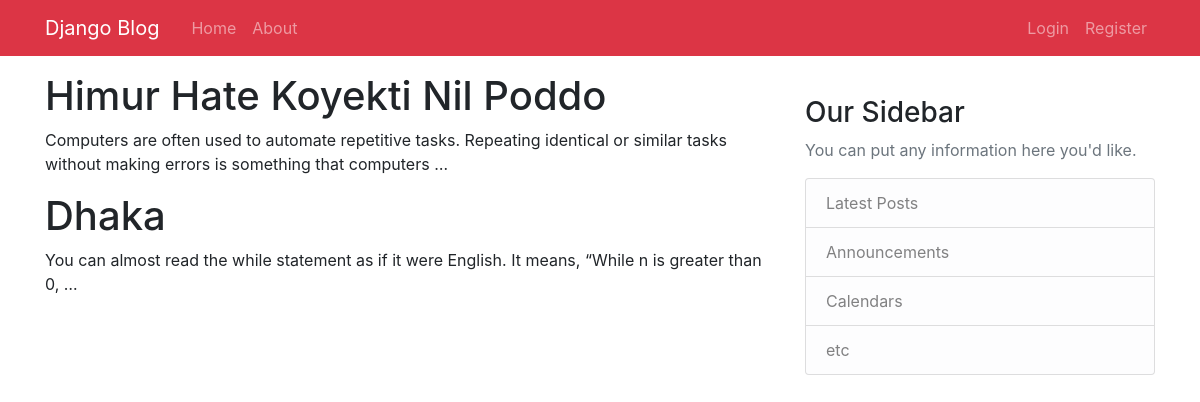
The page / on the database its author committed.
### blog/models.py (models this page shows, shortened)
class Post(models.Model):
    title = models.CharField(max_length=100)
    content = models.TextField()
    date_posted = models.DateTimeField(auto_now_add=True)
    author = models.ForeignKey(User, on_delete=models.CASCADE)

### blog/views.py (the view)
# urls.py: path('', views.home, name='home'),
def home(request):
    posts = Post.objects.all()
    context = {
        'posts': posts,
    }
    return render(request, 'blog/home.html', context)

### blog/templates/blog/home.html (shortened to what this page needs)
{% extends 'base.html' %} {% block content %}
{% for post in posts %}
<h1>{{post.title}}</h1>
<p>{{ post.content|truncatewords:20 }}</p>
{% endfor %} {% endblock %}

### blog/templates/base.html (shortened to what this page needs)
<!DOCTYPE html>
<html lang="en">
<head>
  <link rel="stylesheet" href="https://stackpath.bootstrapcdn.com/bootstrap/4.3.1/css/bootstrap.min.css"
 />
</head>
<body>
  <header class="site-header">
    <nav class="navbar navbar-expand-md navbar-dark bg-danger fixed-top">
      <div class="container">
        <a class="navbar-brand mr-4" href="{% url 'home' %}">Django Blog</a>
        <div class="collapse navbar-collapse" id="navbarToggle">
          <div class="navbar-nav mr-auto">
            <a class="nav-item nav-link" href="{% url 'home' %}">Home</a>
            <a class="nav-item nav-link" href="{% url 'about' %}">About</a>
          </div>
          <div class="navbar-nav">
            {% if user.is_authenticated %}
            <a class="nav-item nav-link" href="{% url 'logout' %}">Logout</a>
            <a class="nav-item nav-link" href="{% url 'profile' %}">Profile</a>
            {% else %}
            <a class="nav-item nav-link" href="{% url 'login' %}">Login</a>
            <a class="nav-item nav-link" href="{% url 'register' %}">Register</a>
            {% endif %}
          </div>
        </div>
      </div>
    </nav>
  </header>
  <main role="main" class="container mt-5">
    <div class="row">
      <div class="col-md-8">
        {% block content %}{% endblock %}
      </div>
      <div class="col-md-4">
        <div class="content-section">
          <h3 class="mt-5">Our Sidebar</h3>
          <p class='text-muted'>You can put any information here you'd like.
            <ul class="list-group">
              <li class="list-group-item list-group-item-light">Latest Posts</li>
              <li class="list-group-item list-group-item-light">Announcements</li>
              <li class="list-group-item list-group-item-light">Calendars</li>
              <li class="list-group-item list-group-item-light">etc</li>
            </ul>
          </p>
        </div>
      </div>
    </div>
  </main>
</body>
</html>

### rows shown on the page
Post: title "Himur Hate Koyekti Nil Poddo", content "Computers are often used to automate repetitive tasks. Repeating identical or similar tasks without making errors is something that computers …"
Post: title "Dhaka", content "You can almost read the while statement as if it were English. It means, “While n is greater than 0, …"
